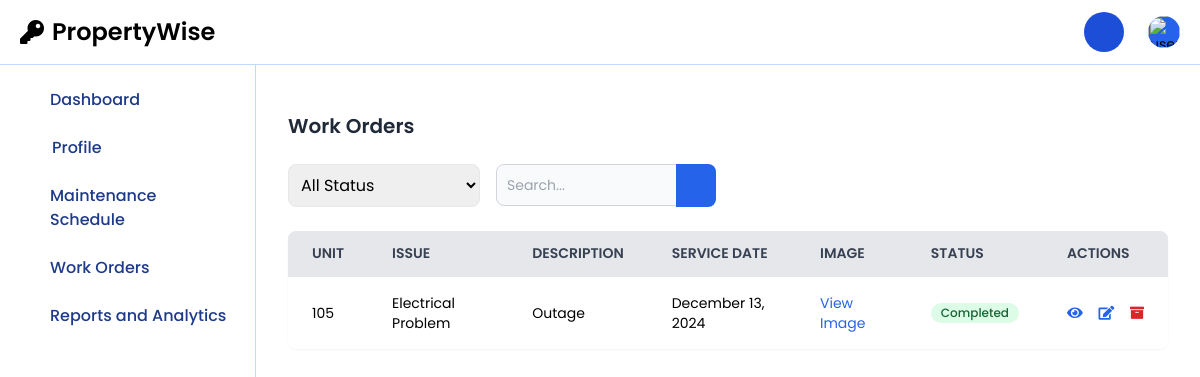
The page /staff/staffWork.php (signed in) on the database as committed earlier.
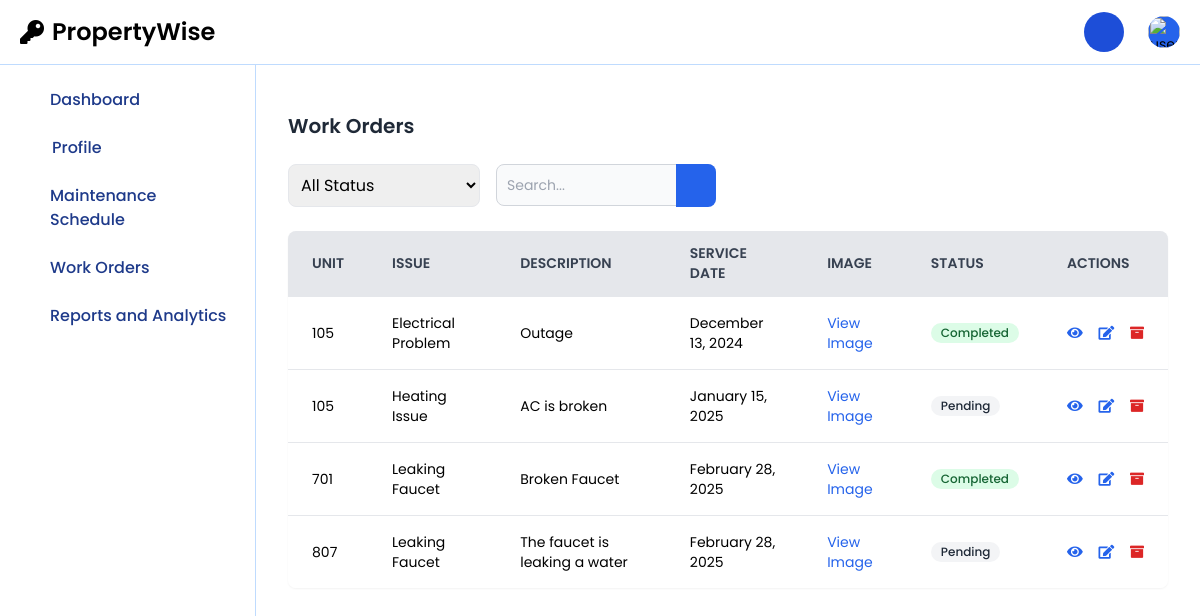
The same page on the database as committed later.
### tables this page shows
CREATE TABLE `maintenance_requests` (
  `id` int(11) NOT NULL,
  `user_id` int(11) NOT NULL,
  `unit` varchar(50) NOT NULL,
  `issue` varchar(100) NOT NULL,
  `description` text NOT NULL,
  `action_taken` text DEFAULT NULL,
  `maintenance_cost` decimal(10,2) DEFAULT NULL,
  `completion_date` datetime DEFAULT NULL,
  `service_date` date NOT NULL,
  `status` enum('Pending','In Progress','Completed') DEFAULT 'Pending',
  `report_pdf` varchar(255) DEFAULT NULL,
  `image` varchar(255) DEFAULT NULL,
  `created_at` timestamp NOT NULL DEFAULT current_timestamp(),
  `updated_at` timestamp NOT NULL DEFAULT current_timestamp() ON UPDATE current_timestamp(),
  `assigned_to` int(11) DEFAULT NULL,
  `priority` enum('high','medium','low') NOT NULL DEFAULT 'medium',
  `archived` tinyint(1) DEFAULT 0
);

### staff/staffWork.php (the view, shortened to what the changed rows need)
<?php
require '../session/db.php';
$staffId = $_SESSION['staff_id'];
$query = "SELECT id, unit, issue, description, service_date, image, status
          FROM maintenance_requests
          WHERE archived = 0 AND assigned_to = ?";
$stmt = $conn->prepare($query);
$stmt->bind_param('i', $staffId);
$stmt->execute();
$result = $stmt->get_result();
$requests = [];
while ($row = $result->fetch_assoc()) {
    $requests[] = $row;
}
?>
<!DOCTYPE html>
<html lang="en">
<head>
    <script src="https://cdn.tailwindcss.com"></script>
    <link rel="stylesheet" href="https://cdnjs.cloudflare.com/ajax/libs/font-awesome/5.15.4/css/all.min.css">
</head>
<body>
<?php include('staffNavbar.php'); ?>
<?php include('staffSidebar.php'); ?>
<div class="sm:ml-64 p-4 sm:p-8 mx-auto">
    <div class="mt-16 sm:mt-20">
        <h1 class="text-lg sm:text-xl font-semibold text-gray-800 mb-4 sm:mb-6">Work Orders</h1>
        <div class="bg-white rounded-lg shadow-sm overflow-hidden">
            <div class="overflow-x-auto">
                <table class="min-w-full divide-y divide-gray-200">
                    <thead class="bg-gray-50">
                        <tr>
                            <th class="px-4 sm:px-6 py-3 text-left text-xs sm:text-sm font-semibold text-gray-700 border-b-2 border-gray-200 bg-gray-200 uppercase">Unit</th>
                            <th class="px-4 sm:px-6 py-3 text-left text-xs sm:text-sm font-semibold text-gray-700 border-b-2 border-gray-200 bg-gray-200 uppercase">Issue</th>
                            <th class="px-4 sm:px-6 py-3 text-left text-xs sm:text-sm font-semibold text-gray-700 border-b-2 border-gray-200 bg-gray-200 uppercase">Description</th>
                            <th class="px-4 sm:px-6 py-3 text-left text-xs sm:text-sm font-semibold text-gray-700 border-b-2 border-gray-200 bg-gray-200 uppercase">Service Date</th>
                            <th class="px-4 sm:px-6 py-3 text-left text-xs sm:text-sm font-semibold text-gray-700 border-b-2 border-gray-200 bg-gray-200 uppercase">Image</th>
                            <th class="px-4 sm:px-6 py-3 text-left text-xs sm:text-sm font-semibold text-gray-700 border-b-2 border-gray-200 bg-gray-200 uppercase">Status</th>
                            <th class="px-4 sm:px-6 py-3 text-left text-xs sm:text-sm font-semibold text-gray-700 border-b-2 border-gray-200 bg-gray-200 uppercase">Actions</th>
                        </tr>
                    </thead>
                    <tbody id="workOrdersTableBody" class="bg-white divide-y divide-gray-200">
                        <?php foreach ($requests as $request): ?>
                            <?php
                            $statusColor = '';
                            if ($request['status'] == 'Pending') {
                                $statusColor = 'bg-gray-100 text-gray-800';
                            } elseif ($request['status'] == 'In Progress') {
                                $statusColor = 'bg-yellow-100 text-yellow-800';
                            } elseif ($request['status'] == 'Completed') {
                                $statusColor = 'bg-green-100 text-green-800';
                            }
                            $formattedDate = date('F j, Y', strtotime($request['service_date']));
                            ?>
                            <tr>
                                <td class="px-4 sm:px-6 py-4 text-sm"><?php echo htmlspecialchars($request['unit']); ?></td>
                                <td class="px-4 sm:px-6 py-4 text-sm"><?php echo htmlspecialchars($request['issue']); ?></td>
                                <td class="px-4 sm:px-6 py-4 text-sm"><?php echo htmlspecialchars($request['description']); ?></td>
                                <td class="px-4 sm:px-6 py-4 text-sm"><?php echo htmlspecialchars($formattedDate); ?></td>
                                <td class="px-4 sm:px-6 py-4 text-sm">
                                    <?php if ($request['image']) : ?>
                                        <a href="../users/<?php echo htmlspecialchars($request['image']); ?>" target="_blank" class="text-blue-600">View Image</a>
                                    <?php else : ?>
                                        No Image
                                    <?php endif; ?>
                                </td>
                                <td class="px-4 sm:px-6 py-4 text-sm">
                                    <span class="inline-flex items-center px-2.5 py-0.5 rounded-full text-xs font-medium <?php echo $statusColor; ?>">
                                        <?php echo htmlspecialchars($request['status']); ?>
                                    </span>
                                </td>
                                <td class="px-4 sm:px-6 py-4 whitespace-nowrap text-sm">
                                    <button onclick="viewRequest(<?= $request['id'] ?>)" class="text-blue-600 hover:text-blue-900 mr-3">
                                        <i class="fas fa-eye"></i>
                                    </button>
                                    <button onclick="openReportModal(<?= $request['id'] ?>)" class="text-blue-600 hover:text-blue-900 mr-3">
                                        <i class="fas fa-edit"></i>
                                    </button>
                                    <button onclick="archiveRequest(<?= $request['id'] ?>)" class="text-red-600 hover:text-red-900">
                                        <i class="fas fa-archive"></i>
                                    </button>
                                </td>
                            </tr>
                        <?php endforeach; ?>
                    </tbody>
                </table>
            </div>
        </div>
    </div>
</div>
</body>
</html>

Rows that differ between the two databases and show on the page:
now on this page (row edited): maintenance_requests: unit "105", issue "Heating Issue", description "AC is broken", service_date "January 15, 2025", status "Pending"
added maintenance_requests: unit "701", issue "Leaking Faucet", description "Broken Faucet", service_date "February 28, 2025", status "Completed"
added maintenance_requests: unit "807", issue "Leaking Faucet", description "The faucet is leaking a water", service_date "February 28, 2025", status "Pending"
